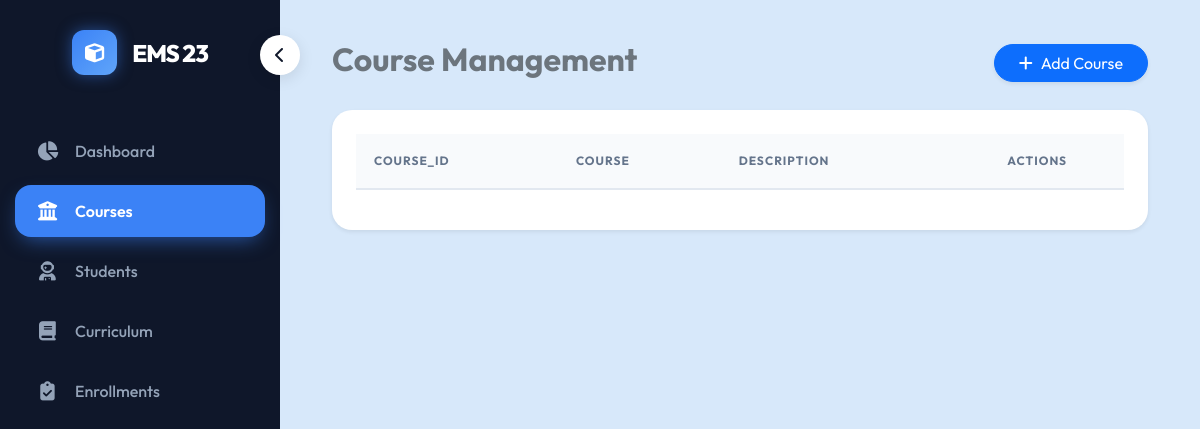
/pages/courses.php, run on an earlier commit of the app's database.
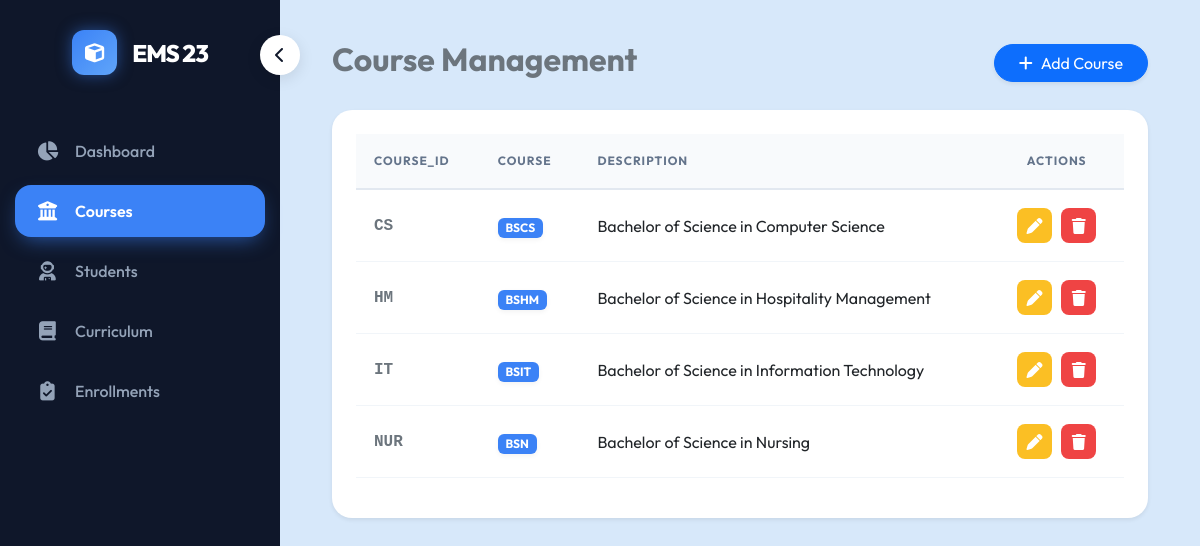
And on a later commit of the database.
### tables this page shows
CREATE TABLE `course` (
  `courseID` varchar(10) NOT NULL,        
  `course_code` varchar(20) NOT NULL,     
  `description` varchar(100) NOT NULL,    
  PRIMARY KEY (`courseID`)
);

### pages/courses.php (the view, shortened to what this page needs)
<?php
require '../config/db.php';
$courses = $pdo->query("SELECT * FROM course ORDER BY courseID ASC")->fetchAll();
?>
<?php include '../includes/sidebar.php'; ?>
<div class="container-fluid main-content">
    <div class="d-flex justify-content-between align-items-center mb-4">
        <h2 class="fw-bold text-secondary">Course Management</h2>
        <button class="btn btn-primary rounded-pill px-4 shadow-sm" data-bs-toggle="modal" data-bs-target="#addCourseModal">
            <i class="fas fa-plus me-2"></i>Add Course
        </button>
    </div>
    <div class="card border-0 shadow-sm p-4">
        <table id="coursesTable" class="table table-hover align-middle">
            <thead class="bg-light text-secondary">
                <tr>
                    <th>course_id</th>
                    <th>Course</th>
                    <th>Description</th>
                    <th class="text-center">Actions</th>
                </tr>
            </thead>
            <tbody>
                <?php foreach ($courses as $c): ?>
                <tr>
                    <td class="fw-bold font-monospace text-secondary"><?php echo htmlspecialchars($c['courseID']); ?></td>
                    <td><span class="badge bg-primary"><?php echo htmlspecialchars($c['course_code']); ?></span></td>
                    <td><?php echo htmlspecialchars($c['description']); ?></td>
                    <td class="text-center">
                        <a href="../actions/edit_course.php?id=<?php echo $c['courseID']; ?>" class="btn btn-warning btn-sm"><i class="fas fa-pen"></i></a>
                        <form method="POST" action="../actions/delete_course.php" class="d-inline delete-form">
                            <button type="button" class="btn btn-danger btn-sm delete-btn"><i class="fas fa-trash"></i></button>
                        </form>
                    </td>
                </tr>
                <?php endforeach; ?>
            </tbody>
        </table>
    </div>
</div>
</body>
</html>

### includes/sidebar.php (shortened to what this page needs)
<!DOCTYPE html>
<html lang="en">
<head>
    <?php include 'header_styles.php'; ?>
</head>
<body>
    <div class="sidebar" id="sidebar">
        <button id="toggleBtn"><i class="fas fa-chevron-left"></i></button>
        <div class="brand-box">
            <div class="brand-logo"><i class="fas fa-cube"></i></div>
            <span class="brand-text">EMS 23</span>
        </div>
        <div class="nav flex-column">
            <a href="/ice-ems/pages/dashboard.php" class="nav-link <?php echo basename($_SERVER['PHP_SELF']) == 'dashboard.php' ? 'active' : ''; ?>">
                <i class="fas fa-chart-pie"></i><span>Dashboard</span>
            </a>
            <a href="/ice-ems/pages/courses.php" class="nav-link <?php echo basename($_SERVER['PHP_SELF']) == 'courses.php' ? 'active' : ''; ?>">
                <i class="fas fa-university"></i><span>Courses</span>
            </a>
            <a href="/ice-ems/pages/students.php" class="nav-link <?php echo basename($_SERVER['PHP_SELF']) == 'students.php' ? 'active' : ''; ?>">
                <i class="fas fa-user-astronaut"></i><span>Students</span>
            </a>
            <a href="/ice-ems/pages/curriculum.php" class="nav-link <?php echo basename($_SERVER['PHP_SELF']) == 'curriculum.php' ? 'active' : ''; ?>">
                <i class="fas fa-book"></i><span>Curriculum</span>
            </a>
            <a href="/ice-ems/pages/enrollments.php" class="nav-link <?php echo basename($_SERVER['PHP_SELF']) == 'enrollments.php' ? 'active' : ''; ?>">
                <i class="fas fa-clipboard-check"></i><span>Enrollments</span>
            </a>
        </div>
    </div> <div class="content" id="content">

### includes/header_styles.php (shortened to what this page needs)
<link href="https://cdn.jsdelivr.net/npm/bootstrap@5.3.0/dist/css/bootstrap.min.css" rel="stylesheet">
<link href="https://cdnjs.cloudflare.com/ajax/libs/font-awesome/6.4.0/css/all.min.css" rel="stylesheet">
<link href="https://cdn.datatables.net/1.13.4/css/dataTables.bootstrap5.min.css" rel="stylesheet">

### includes/header_styles.php (style rules this page uses)
:root { --app-bg: #D7E8FA; --sidebar-bg: #0f172a; --card-bg: #ffffff; --accent: #3b82f6; --text-dark: #1e293b; --text-muted: #64748b; --radius-lg: 20px; --radius-md: 12px; }
body { font-family: 'Outfit', sans-serif; background-color: var(--app-bg); color: var(--text-dark); overflow-x: hidden; }
.table .btn { width: 35px; height: 35px; padding: 0; display: inline-flex; align-items: center; justify-content: center; border-radius: 8px; margin: 0 3px; transition: all 0.2s ease; }
.table .btn i { font-size: 1rem; width: auto; margin: 0; }
.btn-warning { background-color: #fbbf24; border: none; color: white; }
.btn-danger { background-color: #ef4444; border: none; }
.card { background: var(--card-bg); border: none; border-radius: var(--radius-lg); box-shadow: 0 10px 30px -5px rgba(59, 130, 246, 0.05); transition: transform 0.3s ease, box-shadow 0.3s ease; overflow: hidden; }
.table thead th { background-color: #f8fafc; color: var(--text-muted); font-weight: 700; text-transform: uppercase; font-size: 0.75rem; letter-spacing: 1px; padding: 18px; border-bottom: 2px solid #e2e8f0; }
.table tbody td { background-color: white; padding: 18px; vertical-align: middle; border-bottom: 1px solid #f1f5f9; }
.badge { color: var(--text-dark) !important; background-color: #ffffff !important; border: 1px solid #cbd5e1; box-shadow: 0 2px 5px rgba(0, 0, 0, 0.05); }
.badge.bg-primary { background-color: var(--accent) !important; color: #ffffff !important; border: none; }

### includes/sidebar.php (style rules this page uses)
.sidebar { width: 280px; height: 100vh; position: fixed; top: 0; left: 0; background: var(--sidebar-bg); padding: 30px 15px; transition: all 0.4s cubic-bezier(0.25, 0.8, 0.25, 1); z-index: 1000; display: flex; flex-direction: column; }
.brand-box { display: flex; align-items: center; justify-content: center; margin-bottom: 50px; color: white; transition: all 0.3s; }
.brand-logo { width: 45px; height: 45px; background: linear-gradient(135deg, #3b82f6, #60a5fa); border-radius: 12px; display: flex; align-items: center; justify-content: center; font-size: 1.2rem; box-shadow: 0 0 15px rgba(59, 130, 246, 0.5); }
.brand-text { font-size: 1.5rem; font-weight: 800; margin-left: 15px; letter-spacing: -1px; white-space: nowrap; }
.nav-link { display: flex; align-items: center; color: #94a3b8; text-decoration: none; padding: 14px 20px; margin-bottom: 8px; border-radius: 16px; transition: all 0.3s ease; font-weight: 500; font-size: 1rem; }
.nav-link i { width: 25px; font-size: 1.2rem; margin-right: 15px; text-align: center; transition: margin 0.3s; }
.nav-link.active { background: var(--accent); color: white; box-shadow: 0 8px 20px -6px rgba(59, 130, 246, 0.6); font-weight: 600; }
.content { margin-left: 280px; padding: 40px; transition: margin-left 0.4s cubic-bezier(0.25, 0.8, 0.25, 1); min-height: 100vh; }
#toggleBtn { position: absolute; top: 35px; right: -20px; width: 40px; height: 40px; background: white; color: var(--sidebar-bg); border-radius: 50%; border: none; box-shadow: 0 4px 15px rgba(0,0,0,0.1); display: flex; align-items: center; justify-content: center; cursor: pointer; transition: transform 0.2s; }

What changed in the data, as far as the page shows it:
added course: courseID "CS", course_code "BSCS", description "Bachelor of Science in Computer Science"
added course: courseID "HM", course_code "BSHM", description "Bachelor of Science in Hospitality Management"
added course: courseID "IT", course_code "BSIT", description "Bachelor of Science in Information Technology"
added course: courseID "NUR", course_code "BSN", description "Bachelor of Science in Nursing"
